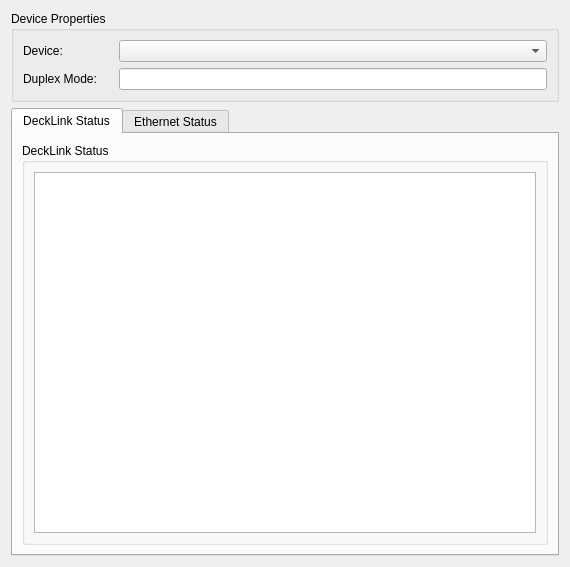
<?xml version="1.0" encoding="UTF-8"?>
<ui version="4.0">
 <class>DeviceStatusDialog</class>
 <widget class="QDialog" name="DeviceStatusDialog">
  <property name="geometry">
   <rect>
    <x>0</x>
    <y>0</y>
    <width>570</width>
    <height>567</height>
   </rect>
  </property>
  <property name="windowTitle">
   <string>Device Status</string>
  </property>
  <layout class="QVBoxLayout" name="deviceStatusVerticalLayout">
   <item>
    <widget class="QGroupBox" name="deviceGroupBox">
     <property name="sizePolicy">
      <sizepolicy hsizetype="Preferred" vsizetype="Minimum">
       <horstretch>0</horstretch>
       <verstretch>0</verstretch>
      </sizepolicy>
     </property>
     <property name="minimumSize">
      <size>
       <width>0</width>
       <height>0</height>
      </size>
     </property>
     <property name="maximumSize">
      <size>
       <width>16777215</width>
       <height>110</height>
      </size>
     </property>
     <property name="title">
      <string>Device Properties</string>
     </property>
     <layout class="QFormLayout" name="formLayout">
      <property name="fieldGrowthPolicy">
       <enum>QFormLayout::ExpandingFieldsGrow</enum>
      </property>
      <item row="0" column="0">
       <widget class="QLabel" name="deviceLabel">
        <property name="sizePolicy">
         <sizepolicy hsizetype="Fixed" vsizetype="Minimum">
          <horstretch>0</horstretch>
          <verstretch>0</verstretch>
         </sizepolicy>
        </property>
        <property name="minimumSize">
         <size>
          <width>90</width>
          <height>0</height>
         </size>
        </property>
        <property name="text">
         <string>Device:</string>
        </property>
       </widget>
      </item>
      <item row="0" column="1">
       <widget class="QComboBox" name="deviceComboBox">
        <property name="sizePolicy">
         <sizepolicy hsizetype="Expanding" vsizetype="Fixed">
          <horstretch>0</horstretch>
          <verstretch>0</verstretch>
         </sizepolicy>
        </property>
        <property name="minimumSize">
         <size>
          <width>0</width>
          <height>0</height>
         </size>
        </property>
       </widget>
      </item>
      <item row="1" column="0">
       <widget class="QLabel" name="duplexLabel">
        <property name="sizePolicy">
         <sizepolicy hsizetype="Fixed" vsizetype="Minimum">
          <horstretch>0</horstretch>
          <verstretch>0</verstretch>
         </sizepolicy>
        </property>
        <property name="minimumSize">
         <size>
          <width>90</width>
          <height>0</height>
         </size>
        </property>
        <property name="text">
         <string>Duplex Mode:</string>
        </property>
       </widget>
      </item>
      <item row="1" column="1">
       <widget class="QLineEdit" name="duplexLineEdit">
        <property name="sizePolicy">
         <sizepolicy hsizetype="Expanding" vsizetype="Fixed">
          <horstretch>0</horstretch>
          <verstretch>0</verstretch>
         </sizepolicy>
        </property>
        <property name="minimumSize">
         <size>
          <width>0</width>
          <height>0</height>
         </size>
        </property>
        <property name="readOnly">
         <bool>true</bool>
        </property>
       </widget>
      </item>
     </layout>
    </widget>
   </item>
   <item>
    <widget class="QTabWidget" name="tabWidget">
     <property name="currentIndex">
      <number>0</number>
     </property>
     <widget class="QWidget" name="statusTab">
      <attribute name="title">
       <string>DeckLink Status</string>
      </attribute>
      <layout class="QVBoxLayout" name="verticalLayout">
       <item>
        <widget class="QGroupBox" name="statusGroupBox">
         <property name="title">
          <string>DeckLink Status</string>
         </property>
         <layout class="QVBoxLayout" name="statusDataVerticalLayout">
          <item>
           <widget class="QTableView" name="statusDataTableView"/>
          </item>
         </layout>
        </widget>
       </item>
      </layout>
     </widget>
     <widget class="QWidget" name="ethernetTab">
      <property name="enabled">
       <bool>true</bool>
      </property>
      <attribute name="title">
       <string>Ethernet Status</string>
      </attribute>
      <layout class="QVBoxLayout" name="verticalLayout_2">
       <item>
        <widget class="QGroupBox" name="ethernetStatusGroupBox">
         <property name="title">
          <string>Ethernet Status</string>
         </property>
         <layout class="QVBoxLayout" name="ethernetStatusDataVerticalLayout">
          <item>
           <widget class="QGroupBox" name="groupBox">
            <property name="title">
             <string/>
            </property>
            <layout class="QHBoxLayout" name="horizontalLayout">
             <property name="topMargin">
              <number>6</number>
             </property>
             <property name="bottomMargin">
              <number>6</number>
             </property>
             <item>
              <widget class="QLabel" name="ethernetConnectorLabel">
               <property name="text">
                <string>Ethernet Connector:</string>
               </property>
              </widget>
             </item>
             <item>
              <widget class="QComboBox" name="ethernetConnectorComboBox"/>
             </item>
            </layout>
           </widget>
          </item>
          <item>
           <widget class="QTableView" name="ethernetStatusDataTableView"/>
          </item>
         </layout>
        </widget>
       </item>
      </layout>
     </widget>
    </widget>
   </item>
  </layout>
 </widget>
 <resources/>
 <connections/>
</ui>
